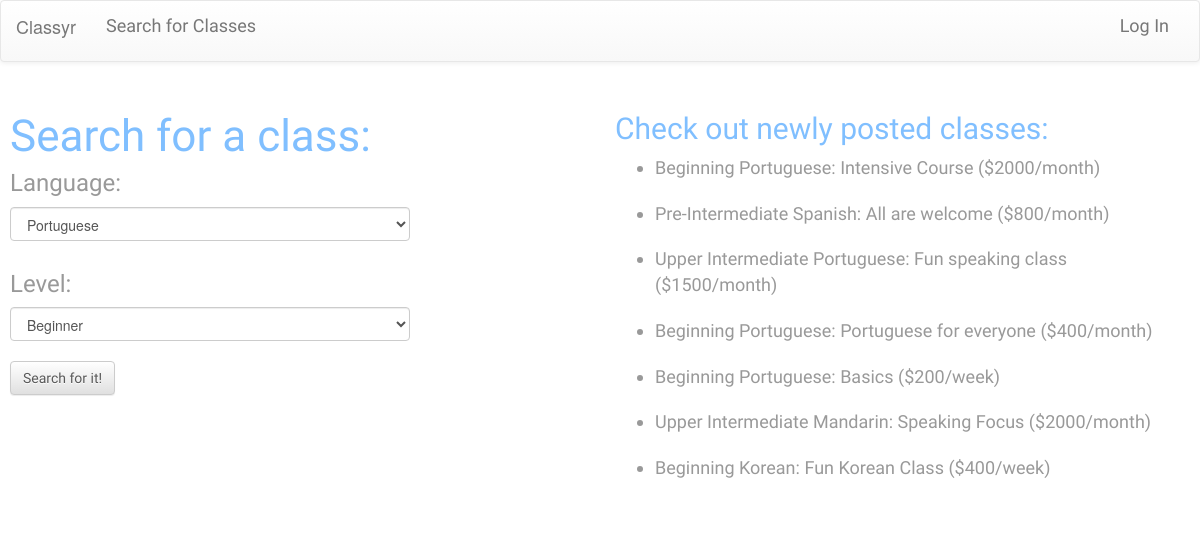
Screenshot of /search with the database file from the repository.
### model.py (models this page shows, shortened)
class Classroom(db.Model):
    __tablename__ = "classes"
    class_id = db.Column(db.Integer, autoincrement=True, primary_key=True)
    class_name = db.Column(db.String(35), nullable=False)
    language = db.Column(db.String(40), nullable=False)
    level = db.Column(db.String, nullable=False)
    cost = db.Column(db.Integer, nullable=True)
    per_time = db.Column(db.String, nullable=False)
    base_price = db.Column(db.Float)
    min_students = db.Column(db.Integer, nullable=False)
    max_students = db.Column(db.Integer, nullable=False)
    address = db.Column(db.String, nullable=True)
    class_days = db.Column(db.String, nullable=False)
    start_date = db.Column(db.DateTime, nullable=False)
    end_date = db.Column(db.DateTime, nullable=True)
    start_time = db.Column(db.DateTime, nullable=False)
    end_time = db.Column(db.DateTime, nullable=False)
    rating = db.Column(db.Integer, nullable=True)
    rating_count = db.Column(db.Integer)
    create_date = db.Column(db.DateTime)
    c_count = db.Column(db.Integer)
    hide_reviews = db.Column(db.Boolean, default=0)

### server.py (the view)
@app.route('/search')
def search_classes():
    new = Classroom.query.order_by(Classroom.create_date.desc()).limit(10).all()
    if session:
        user_email = db.session.query(User).filter(User.user_id == session["user_id"]).first()
        user_username = user_email.username
        return render_template('search.html', user_username=user_username, new=new)
    return render_template('search.html', user_username=None, new=new)

### templates/search.html (shortened to what this page needs)
{% extends 'base.html' %}
{% block body %}
<div class="row" id="search-padding">
  <div class="col-sm-6 col-md-5 col-lg-6">
    <h1>Search for a class:</h1>
      <form id="searchparams" method="GET" action="/search-results" data-target=".bs-example-modal-lg" >
        <div>
          <h5 class="subtitle">Language:</h5>
          <select name="languagetype" class="form-control">
              <option value="Portuguese">Portuguese</option>
          </select>
        </div>
      <br>
        <div>
          <h5 class="subtitle">Level:</h5>
          <select name="leveltype" class="form-control">
              <option value="Beginning">Beginner</option>
          </select>
      </div>
      <div>
        <button id="submission" class="btn btn-default">Search for it!</button>
      </div>
    </form>
   </div>
  <div class="col-sm-6 col-md-5 col-md-offset-1 col-lg-6 col-lg-offset-0">
    <h2 class="title">Check out newly posted classes:</h2>
    {% for n in new %}
    <ul id="new-classes">
      <a href="/class-info/{{ n.class_id }}"><li>{{ n.level }} {{ n.language }}: {{ n.class_name }} (${{ n.cost }}/{{ n.per_time }})</li></a>
    </ul>
    {% endfor %}
  </div>
</div>
{% endblock %}

### static/project.css (style rules this page uses)
body { background-image: url(/static/stardust.png) }
h1 { font-family: 'Courgette', cursive; font-size: 44px; color: #80bfff; }
h2 { font-family: 'Courgette', cursive; font-size: 30px; color: #e6e6e6; }
h5 { font-family: 'PT Sans', sans-serif; font-size: 18px; color: #e6e6e6; }
.subtitle { font-family: 'PT Sans', sans-serif; font-size: 24px; color: #999999; }
li { font-family: 'PT Sans', sans-serif; font-size: 18px; color: #999999; padding-bottom: 10px; }
#search-padding { padding: 10px; }
.title { color: #80bfff; }
.form-control { width: 400px; }
.btn-default { font-family: 'Courgette', cursive; color: #595959; }

### rows the page displays
Classroom: level "Beginning", language "Portuguese", class_name "Intensive Course", cost "2000", per_time "month"
Classroom: level "Pre-Intermediate", language "Spanish", class_name "All are welcome", cost "800", per_time "month"
Classroom: level "Upper Intermediate", language "Portuguese", class_name "Fun speaking class", cost "1500", per_time "month"
Classroom: level "Beginning", language "Portuguese", class_name "Portuguese for everyone", cost "400", per_time "month"
Classroom: level "Beginning", language "Portuguese", class_name "Basics", cost "200", per_time "week"
Classroom: level "Upper Intermediate", language "Mandarin", class_name "Speaking Focus", cost "2000", per_time "month"
Classroom: level "Beginning", language "Korean", class_name "Fun Korean Class", cost "400", per_time "week"
